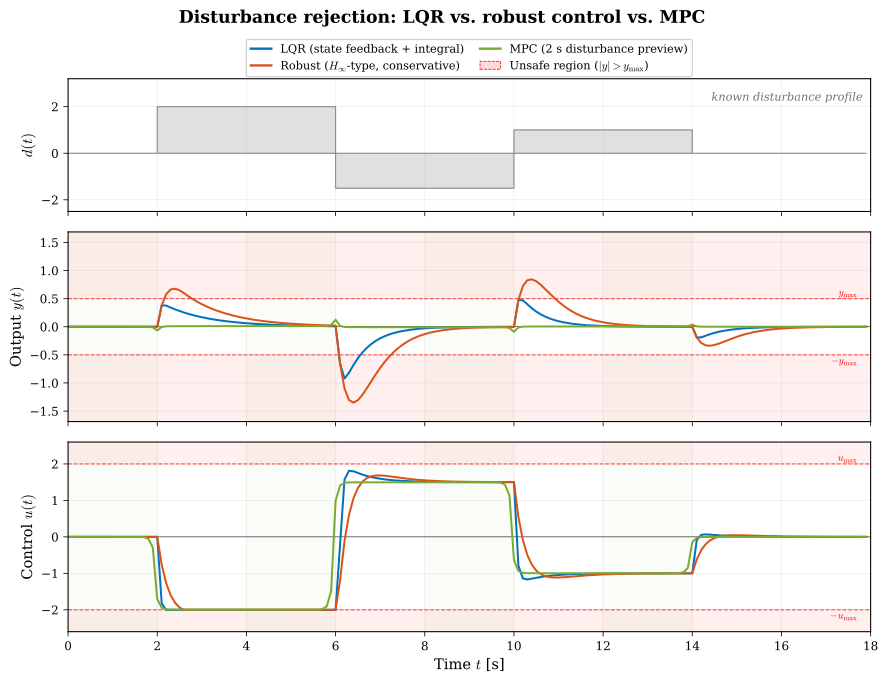

Write Python code to recreate this figure.
#!/usr/bin/env python3
"""
LQR vs Robust vs MPC under a changing disturbance
===================================================

First-order plant with input disturbance, controlled at 10 Hz.
MPC uses a 2-second preview of the known disturbance profile.
"""

import numpy as np
from scipy.linalg import solve_discrete_are
from scipy.optimize import minimize
import matplotlib
import matplotlib.pyplot as plt

# ==================================================================
matplotlib.rcParams.update({
    "svg.fonttype": "path", "mathtext.fontset": "cm",
    "font.family": "serif", "font.size": 10,
    "axes.labelsize": 11, "axes.titlesize": 11,
    "legend.fontsize": 8.5,
    "xtick.labelsize": 9, "ytick.labelsize": 9,
    "lines.linewidth": 1.5, "axes.linewidth": 0.8,
    "xtick.major.width": 0.6, "ytick.major.width": 0.6,
    "axes.grid": True, "grid.alpha": 0.25, "grid.linewidth": 0.5,
})
BLUE   = (0.0000, 0.4470, 0.7410)
ORANGE = (0.8500, 0.3250, 0.0980)
GREEN  = (0.4660, 0.6740, 0.1880)
GRAY   = (0.50, 0.50, 0.50)
LGRAY  = (0.88, 0.88, 0.88)
RED_L  = (1.0, 0.86, 0.86)

# ==================================================================
#  Plant:  y_dot = -a y + b (u + d)
# ==================================================================
a_pl, b_pl = 1.0, 2.0
dt = 0.1                            # 10 Hz control

# Exact ZOH discretisation  (scalar)
Ad = np.exp(-a_pl * dt)
Bd = b_pl / a_pl * (1 - Ad)         # from ∫₀^dt e^{-a τ} b dτ
# state: x = y (scalar),  x_{k+1} = Ad x_k + Bd (u_k + d_k)

# Augmented state [x, x_i] with integral x_i for offset-free tracking
# x_i,k+1 = x_i,k + dt * x_k
A_aug = np.array([[Ad,   0.0],
                  [dt*Ad, 1.0]])
B_aug = np.array([[Bd],
                  [dt*Bd]])
nx_aug = 2

# ==================================================================
#  Constraints
# ==================================================================
u_max  = 2.0          # tight input saturation — exactly at d_max
y_safe = 0.5          # output safe-set half-width

# ==================================================================
#  Disturbance
# ==================================================================
T_total = 18.0
N_sim   = int(T_total / dt)
t_sim   = np.arange(N_sim) * dt

def disturbance(tv):
    if   tv < 2:  return  0.0
    elif tv < 6:  return  2.0
    elif tv < 10: return -1.5
    elif tv < 14: return  1.0
    else:         return  0.0

d_vec = np.array([disturbance(ti) for ti in t_sim])

# ==================================================================
#  LQR with integral (aggressive)
# ==================================================================
Q_lqr = np.diag([50.0, 200.0])       # heavy on integral → fast rejection
R_lqr = np.array([[0.5]])
P_l   = solve_discrete_are(A_aug, B_aug, Q_lqr, R_lqr)
K_lqr = np.linalg.solve(R_lqr + B_aug.T @ P_l @ B_aug,
                         B_aug.T @ P_l @ A_aug)           # 1×2

# ==================================================================
#  Robust (conservative: heavier R)
# ==================================================================
Q_rob = np.diag([20.0, 60.0])
R_rob = np.array([[5.0]])             # 10× heavier
P_r   = solve_discrete_are(A_aug, B_aug, Q_rob, R_rob)
K_rob = np.linalg.solve(R_rob + B_aug.T @ P_r @ B_aug,
                         B_aug.T @ P_r @ A_aug)

print(f"LQR gains: {K_lqr[0]}")
print(f"Rob gains: {K_rob[0]}")

# ==================================================================
#  MPC  (scalar state, with disturbance preview, box constraints)
# ==================================================================
N_hor = 20                            # 2 s preview
Q_m   = 50.0                         # same weight on y as LQR
R_m   = 0.5
Q_ter = 5 * Q_m                      # terminal cost

# Prediction matrices (scalar plant, vector U)
Phi     = np.zeros(N_hor)             # x_i = Ad^i x0 + …
Gamma   = np.zeros((N_hor, N_hor))
Gamma_d = np.zeros((N_hor, N_hor))
for i in range(N_hor):
    Phi[i] = Ad**(i+1)
    for j in range(i+1):
        Gamma[i, j]   = Ad**(i-j) * Bd
        Gamma_d[i, j] = Ad**(i-j) * Bd

# Cost:  J = || Phi x0 + Gamma U + Gamma_d D ||^2_Q  +  ||U||^2_R  (+ terminal)
Qvec = np.full(N_hor, Q_m); Qvec[-1] = Q_ter
Q_bar = np.diag(Qvec)
R_bar = R_m * np.eye(N_hor)
H_mpc = Gamma.T @ Q_bar @ Gamma + R_bar
H_mpc = 0.5 * (H_mpc + H_mpc.T)
GtQ   = Gamma.T @ Q_bar
bounds_mpc = [(-u_max, u_max)] * N_hor
U_warm = np.zeros(N_hor)

def mpc_step(x0, d_preview):
    global U_warm
    D = d_preview.copy()
    if len(D) < N_hor:
        D = np.concatenate([D, np.full(N_hor - len(D), D[-1])])
    D = D[:N_hor]
    rhs = Phi * x0 + Gamma_d @ D
    f   = GtQ @ rhs
    res = minimize(lambda U: 0.5 * U @ H_mpc @ U + f @ U,
                   U_warm, jac=lambda U: H_mpc @ U + f,
                   bounds=bounds_mpc, method="L-BFGS-B",
                   options={"maxiter": 60, "ftol": 1e-12})
    U_warm = np.roll(res.x, -1); U_warm[-1] = res.x[-1]
    return res.x[0]

# ==================================================================
#  Simulation
# ==================================================================
def simulate(ctrl_fn):
    x    = 0.0                       # plant state (scalar)
    x_i  = 0.0                       # integral state
    yh   = np.zeros(N_sim)
    uh   = np.zeros(N_sim)
    for k in range(N_sim):
        yh[k] = x
        u = ctrl_fn(x, x_i, k)
        u = np.clip(u, -u_max, u_max)
        uh[k] = u
        x = Ad * x + Bd * (u + d_vec[k])
        x_i += dt * x
    return yh, uh

ctrl_lqr_fn = lambda x, xi, k: -(K_lqr[0,0]*x + K_lqr[0,1]*xi)
ctrl_rob_fn = lambda x, xi, k: -(K_rob[0,0]*x + K_rob[0,1]*xi)
def ctrl_mpc_fn(x, xi, k):
    dp = d_vec[k:k+N_hor]
    if len(dp) == 0: dp = np.array([0.0])
    return mpc_step(x, dp)

print("LQR  …", end=" ", flush=True)
y_lqr, u_lqr = simulate(ctrl_lqr_fn); print("ok")
print("Rob  …", end=" ", flush=True)
y_rob, u_rob = simulate(ctrl_rob_fn); print("ok")
print("MPC  …", end=" ", flush=True)
y_mpc, u_mpc = simulate(ctrl_mpc_fn); print("ok\n")

for tag, yy in [("LQR",y_lqr),("Robust",y_rob),("MPC",y_mpc)]:
    pk = np.max(np.abs(yy))
    vt = np.sum(np.abs(yy)>y_safe)*dt
    print(f"  {tag:7s}: peak |y|={pk:.3f}, outside safe set {vt:.1f} s")

# ==================================================================
#  Figure
# ==================================================================
fig, axes = plt.subplots(3, 1, figsize=(9.5, 7.2), sharex=True,
                         gridspec_kw={"height_ratios": [0.7, 1, 1]})
fig.subplots_adjust(left=0.09, right=0.97, bottom=0.07, top=0.87,
                    hspace=0.12)

fig.suptitle("Disturbance rejection: LQR vs. robust control vs. MPC",
             fontsize=13, fontweight="bold", y=0.97)

# ---- shared legend (between title and top panel) ----
from matplotlib.lines import Line2D
from matplotlib.patches import Patch
leg = [
    Line2D([0],[0], color=BLUE,  lw=1.8, label="LQR (state feedback + integral)"),
    Line2D([0],[0], color=ORANGE,lw=1.8,
           label=r"Robust ($H_\infty$-type, conservative)"),
    Line2D([0],[0], color=GREEN, lw=1.8, label="MPC (2 s disturbance preview)"),
    Patch(facecolor=RED_L, edgecolor="red", lw=0.6, ls="--",
          label=r"Unsafe region ($|y|>y_{\max}$)"),
]
fig.legend(handles=leg, loc="upper center",
           bbox_to_anchor=(0.53, 0.935), ncol=2,
           fontsize=8.5, framealpha=0.95, edgecolor="0.82",
           columnspacing=1.4, handlelength=1.8)

# ---- Panel 0: disturbance ----
ax0 = axes[0]
ax0.fill_between(t_sim, d_vec, step="post", color=LGRAY, edgecolor=GRAY,
                 lw=0.8)
ax0.set_ylabel(r"$d(t)$")
ax0.set_ylim(-2.5, 3.2)
ax0.text(0.99, 0.90, "known disturbance profile",
         transform=ax0.transAxes, ha="right", va="top",
         fontsize=8.5, fontstyle="italic", color="0.45")

# ---- Panel 1: output ----
ax1 = axes[1]
ym = max(np.max(np.abs(y_rob)), np.max(np.abs(y_lqr)), y_safe) * 1.25
ax1.axhspan( y_safe,  ym, color=RED_L, alpha=0.45, zorder=0)
ax1.axhspan(-ym, -y_safe,  color=RED_L, alpha=0.45, zorder=0)
ax1.axhline( y_safe, color="red", ls="--", lw=0.8, alpha=0.7)
ax1.axhline(-y_safe, color="red", ls="--", lw=0.8, alpha=0.7)
ax1.axhline(0, color="k", lw=0.4)

ax1.plot(t_sim, y_lqr, color=BLUE)
ax1.plot(t_sim, y_rob, color=ORANGE)
ax1.plot(t_sim, y_mpc, color=GREEN)
ax1.set_ylabel(r"Output $y(t)$")
ax1.set_ylim(-ym, ym)
ax1.text(17.7, y_safe+0.02, r"$y_{\max}$", color="red",
         fontsize=7.5, ha="right", va="bottom")
ax1.text(17.7, -y_safe-0.02, r"$-y_{\max}$", color="red",
         fontsize=7.5, ha="right", va="top")

# ---- Panel 2: control ----
ax2 = axes[2]
ax2.axhline(0, color="k", lw=0.4)
um_plot = u_max * 1.30
ax2.axhspan( u_max, um_plot, color=RED_L, alpha=0.45, zorder=0)
ax2.axhspan(-um_plot, -u_max, color=RED_L, alpha=0.45, zorder=0)
ax2.axhline( u_max, color="red", ls="--", lw=0.8, alpha=0.7)
ax2.axhline(-u_max, color="red", ls="--", lw=0.8, alpha=0.7)

ax2.plot(t_sim, u_lqr, color=BLUE)
ax2.plot(t_sim, u_rob, color=ORANGE)
ax2.plot(t_sim, u_mpc, color=GREEN)
ax2.set_ylabel(r"Control $u(t)$")
ax2.set_xlabel(r"Time $t$ [s]")
ax2.set_ylim(-um_plot, um_plot)
ax2.text(17.7,  u_max+0.03, r"$u_{\max}$", color="red",
         fontsize=7.5, ha="right", va="bottom")
ax2.text(17.7, -u_max-0.03, r"$-u_{\max}$", color="red",
         fontsize=7.5, ha="right", va="top")

for ax in axes:
    ax.set_xlim(0, T_total)

# preview-window shading
for ts in [2, 6, 10, 14]:
    for ax in axes[1:]:
        ax.axvspan(max(0, ts - N_hor*dt), ts,
                   color=GREEN, alpha=0.04, zorder=0)

fig.savefig("mpc_comparison.svg", bbox_inches="tight")
fig.savefig("mpc_comparison.png", dpi=200, bbox_inches="tight")
print("\nFigure saved.")
plt.close(fig)
